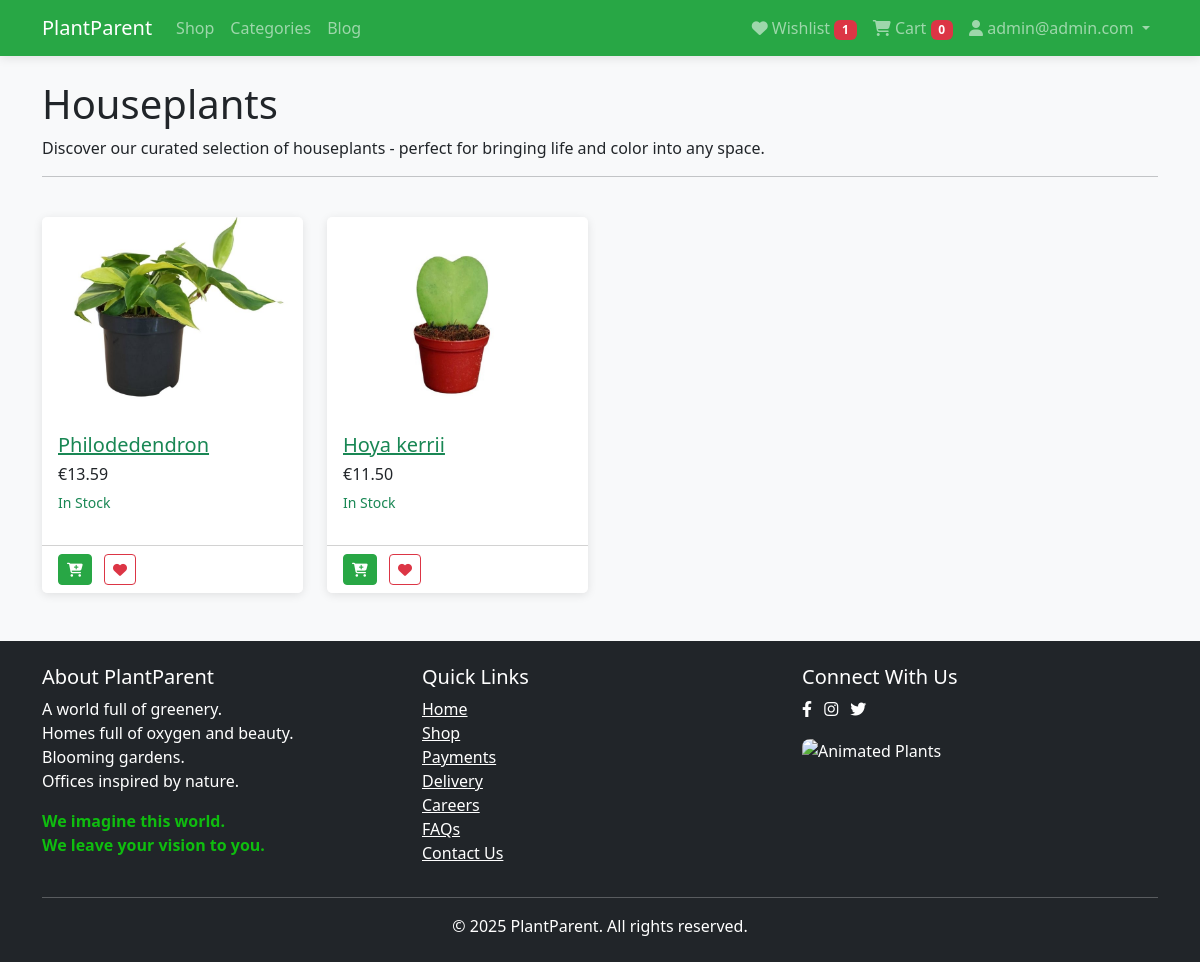
The page /category/houseplants/ (signed in) on the database its author committed.
### accounts/models.py (models this page shows, shortened)
class User(AbstractUser):
    username = None
    email = models.EmailField(_('email address'), unique=True)
    phone = models.CharField(max_length=20, blank=True)
    address = models.TextField(blank=True)
    city = models.CharField(max_length=100, blank=True)
    postal_code = models.CharField(max_length=20, blank=True)
    country = models.CharField(max_length=100, blank=True)
    profile_picture = models.ImageField(
        upload_to=user_profile_picture_path,
        blank=True,
        null=True,
        validators=[validate_image_size, validate_image_format],
        help_text=_('Upload a profile picture (max 1MB, formats: JPG, PNG, GIF)')
    )
    receive_newsletter = models.BooleanField(default=False)
    USERNAME_FIELD = 'email'
    REQUIRED_FIELDS = []
    objects = UserManager()
    class Meta:
        permissions = [
            ("can_publish_post", "Can publish blog posts without approval"),
            ("can_edit_all_posts", "Can edit any blog post (not just own)"),
        ]
    class Meta:
        verbose_name = 'User'
        verbose_name_plural = 'Users'

### wishlist/models.py (models this page shows, shortened)
class Wishlist(models.Model):
    user = models.OneToOneField(
        settings.AUTH_USER_MODEL,
        on_delete=models.CASCADE,
        related_name='wishlist'
    )
    created_at = models.DateTimeField(auto_now_add=True)
    updated_at = models.DateTimeField(auto_now=True)

### cart/models.py (models this page shows, shortened)
class Cart(models.Model):
    user = models.OneToOneField(
        settings.AUTH_USER_MODEL,
        on_delete=models.CASCADE,
        related_name='cart'
    )
    created_at = models.DateTimeField(auto_now_add=True)
    updated_at = models.DateTimeField(auto_now=True)
    @property
    def total_quantity(self):
        print(sum(item.quantity for item in self.items.all()))
        return sum(item.quantity for item in self.items.all())

### products/models.py (models this page shows, shortened)
class Category(models.Model):
    name = models.CharField(max_length=100)
    slug = models.SlugField(max_length=100, unique=True)
    description = models.TextField(blank=True)
    image = models.ImageField(upload_to='categories/', blank=True)
    class Meta:
        verbose_name_plural = "Categories"
        ordering = ['name']

class Product(models.Model):
    name = models.CharField(max_length=200)
    slug = models.SlugField(max_length=200, unique=True)
    description = models.TextField()
    short_description = models.CharField(max_length=300, blank=True)
    price = models.DecimalField(max_digits=10, decimal_places=2)
    category = models.ForeignKey(
        Category,
        related_name='products',
        on_delete=models.SET_NULL,
        null=True
    )
    image = models.ImageField(upload_to='products/')
    stock = models.PositiveIntegerField(default=0)
    available = models.BooleanField(default=True)
    created = models.DateTimeField(auto_now_add=True)
    updated = models.DateTimeField(auto_now=True)
    featured = models.BooleanField(default=False)
    class Meta:
        ordering = ['-created']
        indexes = [
            models.Index(fields=['id', 'slug']),
            models.Index(fields=['name']),
            models.Index(fields=['-created']),
        ]
    def get_absolute_url(self):
        return reverse('products:detail', args=[self.slug])

### products/views.py (the view)
# urls.py: path('category/<slug:slug>/', views.CategoryDetailView.as_view(), name='category'),
class CategoryDetailView(ListView):
    model = Product
    template_name = 'products/category.html'
    context_object_name = 'products'
    paginate_by = 12
    def get_queryset(self):
        self.category = get_object_or_404(
            Category,
            slug=self.kwargs['slug']
        )
        return super().get_queryset().filter(
            category=self.category,
            available=True
        )
    def get_context_data(self, **kwargs):
        context = super().get_context_data(**kwargs)
        context['category'] = self.category
        return context

### plantparent/context_processors.py (called while the page is built)
def cart_context(request):
    context = {}
    if request.user.is_authenticated:
        cart = Cart.objects.filter(user=request.user).first()
        context['cart'] = cart
    return context

def wishlist_context(request):
    context = {}
    if request.user.is_authenticated:
        wishlist, created = Wishlist.objects.get_or_create(user=request.user)
        context['wishlist'] = wishlist
    return context

### templates/products/category.html (shortened to what this page needs)
{% extends 'base.html' %}
{% block content %}
<div class="row mb-4">
    <div class="col-12">
        <h1>{{ category.name }}</h1>
        {% if category.description %}<p>{{ category.description }}</p>{% endif %}
        <hr>
    </div>
</div>
<div class="row">
    {% for product in products %}
        <div class="col-lg-3 col-md-4 col-6 mb-4">
            <div class="card h-100">
                <a href="{{ product.get_absolute_url }}">
                    <img class="card-img-top" src="{{ product.image.url }}" alt="{{ product.name }}">
                </a>
                <div class="card-body">
                    <h5 class="card-title">
                        <a href="{{ product.get_absolute_url }}" class="text-success">{{ product.name }}</a>
                    </h5>
                    <h6>€{{ product.price }}</h6>
                    {% if product.stock > 0 %}
                        <p class="text-success small">In Stock</p>
                    {% else %}
                        <p class="text-danger small">Out of Stock</p>
                    {% endif %}
                </div>
                <div class="card-footer bg-white">
                    <form action="{% url 'cart:add' product.id %}" method="post" class="d-inline">
                        <button type="submit" class="btn btn-success btn-sm">
                            <i class="fas fa-cart-plus"></i>
                        </button>
                    </form>
                    <form action="{% url 'wishlist:add' product.id %}" method="post" class="d-inline ms-2">
                        <button type="submit" class="btn btn-outline-danger btn-sm">
                            <i class="fas fa-heart"></i>
                        </button>
                    </form>
                </div>
            </div>
        </div>
    {% empty %}
        <div class="col-12">
            <div class="alert alert-info">No products found in this category.</div>
        </div>
    {% endfor %}
</div>
{% endblock %}

### templates/base.html (shortened to what this page needs)
<!DOCTYPE html>
<html lang="en">
<head>
    <link href="https://cdnjs.cloudflare.com/ajax/libs/font-awesome/6.4.0/css/all.min.css" rel="stylesheet">
    <link rel="stylesheet" href="https://cdnjs.cloudflare.com/ajax/libs/animate.css/4.1.1/animate.min.css" />
    <link href="https://cdn.jsdelivr.net/npm/bootstrap@5.3.0/dist/css/bootstrap.min.css" rel="stylesheet">
    <link rel="stylesheet" href="https://cdnjs.cloudflare.com/ajax/libs/font-awesome/6.4.0/css/all.min.css">
</head>
<body>
    <nav class="navbar navbar-expand-lg navbar-dark bg-success">
        <div class="container">
            <a class="navbar-brand" href="{% url 'products:home' %}">PlantParent</a>
            <div class="collapse navbar-collapse" id="navbarNav">
                <ul class="navbar-nav me-auto">
                    <li class="nav-item">
                        <a class="nav-link" href="{% url 'products:list' %}">Shop</a>
                    </li>
                    <li class="nav-item">
                        <a class="nav-link" href="{% url 'products:categories' %}">Categories</a>
                    </li>
                    <li class="nav-item">
                        <a class="nav-link" href="{% url 'blog:post_list' %}">Blog</a>
                    </li>
                </ul>
                <ul class="navbar-nav">
                    <li class="nav-item">
                        <a class="nav-link" href="{% url 'wishlist:view' %}">
                            <i class="fas fa-heart"></i> Wishlist
                            <span class="badge bg-danger" id="wishlist-count">
                                {% if request.user.is_authenticated %}{{ request.user.wishlist.items.count }}{% else %}0{% endif %}
                            </span>
                        </a>
                    </li>
                    <li class="nav-item">
                        <a class="nav-link" href="{% url 'cart:view' %}">
                            <i class="fas fa-shopping-cart"></i> Cart
                            <span class="badge bg-danger" id="cart-count">
                                {% if cart %}{{ cart.total_quantity }}{% else %}0{% endif %}
                            </span>
                        </a>
                    </li>
                    {% if user.is_authenticated %}
                    <li class="nav-item dropdown">
                        <a class="nav-link dropdown-toggle" href="#" id="navbarDropdown" role="button" data-bs-toggle="dropdown">
                            <i class="fas fa-user"></i> {{ user.email }}
                        </a>
                    </li>
                    {% endif %}
                </ul>
            </div>
        </div>
    </nav>
    <main class="container my-4">
        {% block content %}{% endblock %}
    </main>
    <footer class="bg-dark text-white py-4 mt-0">
        <div class="container">
            <div class="row">
                <div class="col-md-4">
                    <h5>About PlantParent</h5>
                    <p>A world full of greenery. <br>
                       Homes full of oxygen and beauty. <br>
                       Blooming gardens. <br>
                       Offices inspired by nature. <br></p>
                    <p style="color: #0fbd0f;">
                        <b>We imagine this world.</b><br>
                        <b>We leave your vision to you.</b>
                    </p>
                </div>
                <div class="col-md-4">
                    <h5>Quick Links</h5>
                    <ul class="list-unstyled">
                        <li><a href="{% url 'products:home' %}" class="text-white">Home</a></li>
                        <li><a href="{% url 'products:list' %}" class="text-white">Shop</a></li>
                        <li><a href="#" class="text-white">Payments</a></li>
                        <li><a href="#" class="text-white">Delivery</a></li>
                        <li><a href="#" class="text-white">Careers</a></li>
                        <li><a href="#" class="text-white">FAQs</a></li>
                        <li><a href="#" class="text-white">Contact Us</a></li>
                    </ul>
                </div>
                <div class="col-md-4" >
                    <h5>Connect With Us</h5>
                    <a href="#" class="text-white me-2"><i class="fab fa-facebook-f"></i></a>
                    <a href="#" class="text-white me-2"><i class="fab fa-instagram"></i></a>
                    <a href="#" class="text-white me-2"><i class="fab fa-twitter"></i></a>
                    <div class="mt-3">
                        <img src="https://mir-s3-cdn-cf.behance.net/project_modules/max_632/a5364778036023.5c9a9814218f1.gif"
                             alt="Animated Plants"
                             style="width: 180px; border-radius: 8px;">
                    </div>
                </div>
            </div>
            <hr>
            <div class="text-center">
                <p class="mb-0">&copy; 2025 PlantParent. All rights reserved.</p>
            </div>
        </div>
    </footer>
</body>
</html>

### templates/base.html (style rules this page uses)
body { font-family: 'Segoe UI', Tahoma, Geneva, Verdana, sans-serif; background-color: #f8f9fa; }
.card { transition: transform 0.3s ease, box-shadow 0.3s ease; border: none; box-shadow: 0 2px 10px rgba(0, 0, 0, 0.1); }
.card-img-top { height: 200px; object-fit: cover; }
.bg-success { background-color: #28a745 !important; }
.btn-success { background-color: #28a745; border-color: #28a745; }
.navbar { box-shadow: 0 2px 10px rgba(0, 0, 0, 0.1); }
footer { margin-top: 50px; }

### rows shown on the page
User: user.wishlist.items.count "1", email "admin@admin.com"
Cart: total_quantity "0"
Category: name "Houseplants", description "Discover our curated selection of houseplants - perfect for bringing life and color into any space."
Product: image (picture), name "Philodedendron", price "13.59", stock "In Stock"
Product: image (picture), name "Hoya kerrii", price "11.50", stock "In Stock"
